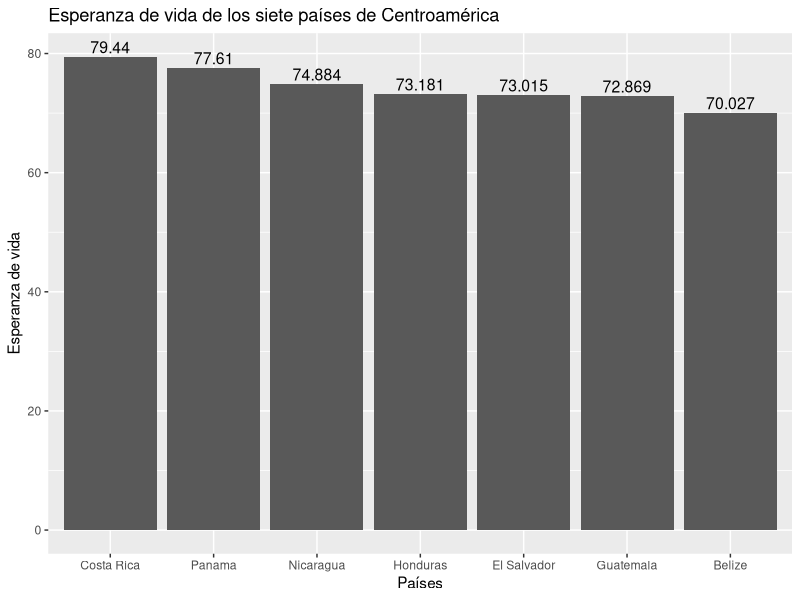
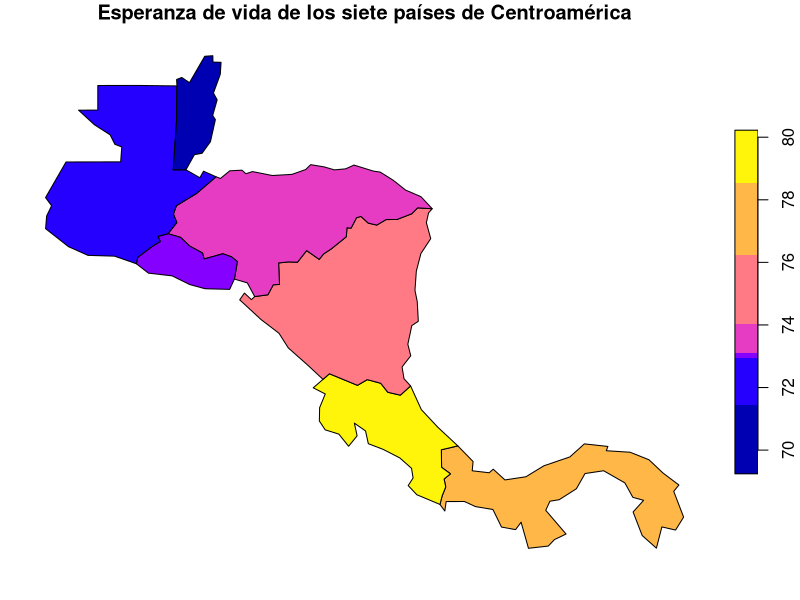
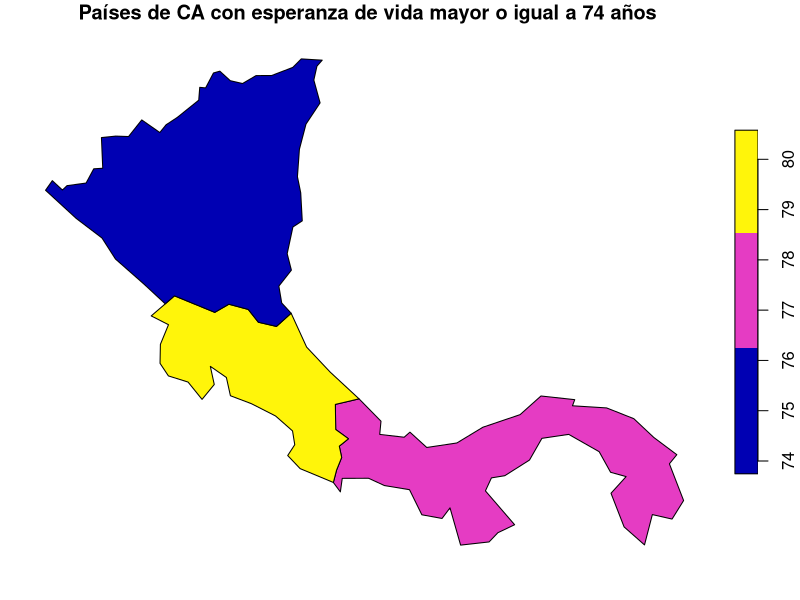

Here is the R script that generated these plots, in order:
## ---- chunk 1
knitr::opts_chunk$set(echo = TRUE)
## ---- chunk 2
# Paquete para generación de documentos (ej. HTML)
library(knitr)

# Paquete para formateo de tablas
library(kableExtra)

# Paquete de graficación
library(ggplot2)

# Paquete de manejo de datos geoespaciales vectoriales
library(sf)

# Paquete con conjuntos de datos geoespaciales
library(spData)
## ---- chunk 3
names(world)
## ---- chunk 4
kable(
  world[1:10, 1:5, drop = TRUE], 
  caption="Datos demográficos de los países del mundo"
)
## ---- chunk 5
kable(
  world[1:10, c("name_long","continent","pop","lifeExp","gdpPercap"), drop = TRUE], 
  col.names=c("País","Continente","Población","Esperanza de vida","Renta per cápita"),  
  caption="Datos demográficos de los países del mundo"
)
## ---- chunk 6
# Se extraen las observaciones ordenadas por orden alfabético de país
world.orden <- order(world$name_long)

# Se genera un nuevo data frame ordenado
world.ordenadoxpais <- world[world.orden,]

# Se formatea la tabla con el nuevo data frame
kable(
  world.ordenadoxpais[, c("name_long","continent","pop","lifeExp","gdpPercap"), drop = TRUE], 
  col.names=c("País","Continente","Población","Esperanza de vida","Renta per cápita"),  
  caption="Datos demográficos de los países del mundo"
) %>%
kable_styling() %>%
scroll_box(
  width = "800px", 
  height = "500px", 
  fixed_thead = TRUE
)
## ---- chunk 7
# Se extraen las observaciones correspondientes a los países de Centroamérica
centro_america = world[world$name_long == "Belize" |
                       world$name_long == "Guatemala" |
                       world$name_long == "Honduras" |
                       world$name_long == "El Salvador" |
                       world$name_long == "Nicaragua" |
                       world$name_long == "Costa Rica" |
                       world$name_long == "Panama"
                       , ]

# Se formatea la tabla con el nuevo data frame
kable(
  centro_america[, c("name_long","continent","pop","lifeExp","gdpPercap"), drop = TRUE], 
  col.names=c("País","Continente","Población","Esperanza de vida","Renta per cápita"),  
  caption="Datos demográficos de los países de Centroamérica"
) %>%
kable_styling()
## ---- chunk 8
centro_america = world[world$name_long == "Belize" |
                       world$name_long == "Guatemala" |
                       world$name_long == "Honduras" |
                       world$name_long == "El Salvador" |
                       world$name_long == "Nicaragua" |
                       world$name_long == "Costa Rica" |
                       world$name_long == "Panama"
                       , ]

ggplot(centro_america, aes(x=reorder(name_long, -lifeExp), y= lifeExp)) +
  ggtitle("Esperanza de vida de los siete países de Centroamérica") +
  xlab("Países") + 
  ylab("Esperanza de vida") +  
  geom_col() +
  geom_text(aes(label=lifeExp), vjust=-0.3, size=4)

## ---- chunk 9
plot(centro_america["lifeExp"], main="Esperanza de vida de los siete países de Centroamérica")

## ---- chunk 10

centro_america2 <- world[world$name_long == "Belize" & world$lifeExp >= "74" |
                       world$name_long == "Guatemala" & world$lifeExp >= "74"|
                       world$name_long == "Honduras" & world$lifeExp >= "74"|
                       world$name_long == "El Salvador" & world$lifeExp >= "74"|
                       world$name_long == "Nicaragua" & world$lifeExp >= "74"|
                       world$name_long == "Costa Rica" & world$lifeExp >= "74"|
                       world$name_long == "Panama" & world$lifeExp >= "74", ]
plot(centro_america2["lifeExp"], main=" Países de CA con esperanza de vida mayor o igual a 74 años")
